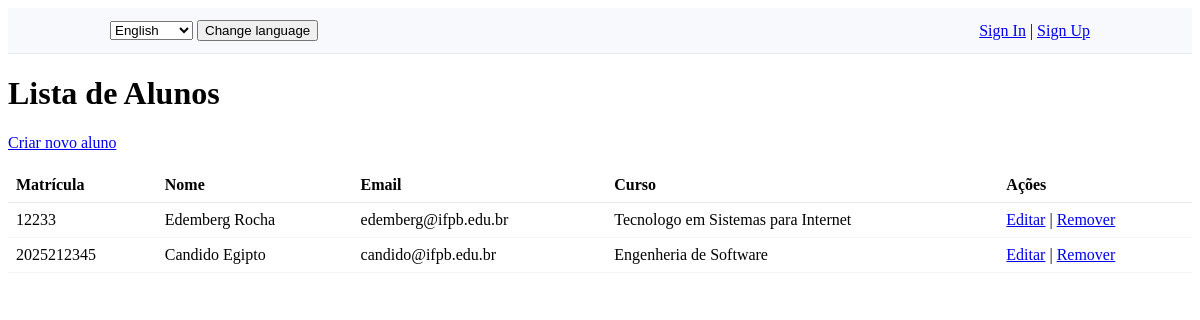
The app's page /edu/students/, older data.
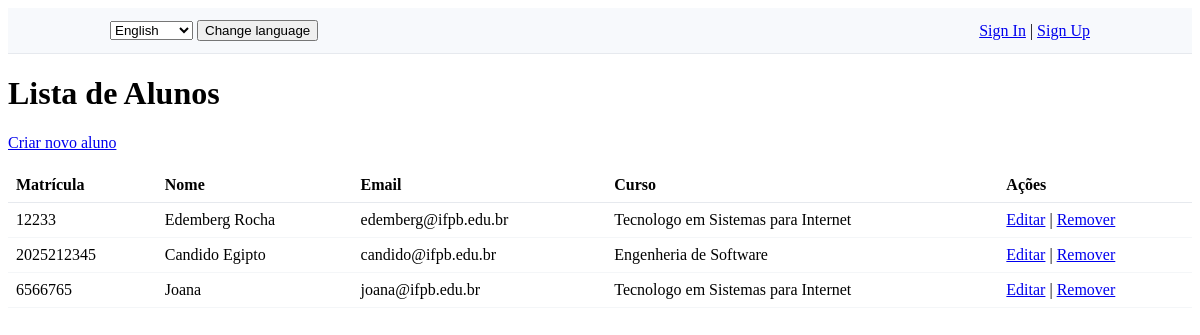
The same page, newer data.
### edu/models.py (models this page shows, shortened)
class Student(models.Model):
	matricula = models.CharField(max_length=30, primary_key=True)
	nome = models.CharField(max_length=150, null=False, blank=False, validators=[validate_not_whitespace])
	date_of_birth = models.DateField(null=False, blank=False)
	email = models.EmailField(unique=True, null=False, blank=False)
	curso = models.ForeignKey('Curso', on_delete=models.PROTECT, null=True, blank=True)

class Curso(models.Model):
	nome = models.CharField(max_length=100, null=False, blank=False)

### edu/views.py (the view)
# urls.py: path('students/', views.student_list, name='student_list'),
def student_list(request):
    from .models import Student
    students = Student.objects.select_related('curso').all()
    return render(request, 'edu/student_list.html', {'students': students})

### edu/templates/edu/student_list.html (shortened to what this page needs)
{% extends 'global/home.html' %}
{% block conteudo %}
  <div class="form-container">
    <h1>Lista de Alunos</h1>
    <p><a href="{% url 'edu:student_create' %}">Criar novo aluno</a></p>
    <table style="width:100%; border-collapse: collapse;">
      <thead>
        <tr>
          <th style="text-align:left; padding:8px; border-bottom:1px solid #e6e9ee;">Matrícula</th>
          <th style="text-align:left; padding:8px; border-bottom:1px solid #e6e9ee;">Nome</th>
          <th style="text-align:left; padding:8px; border-bottom:1px solid #e6e9ee;">Email</th>
          <th style="text-align:left; padding:8px; border-bottom:1px solid #e6e9ee;">Curso</th>
          <th style="text-align:left; padding:8px; border-bottom:1px solid #e6e9ee;">Ações</th>
        </tr>
      </thead>
      <tbody>
        {% for s in students %}
        <tr>
          <td style="padding:8px; border-bottom:1px solid #f4f6f8;">{{ s.matricula }}</td>
          <td style="padding:8px; border-bottom:1px solid #f4f6f8;">{{ s.nome }}</td>
          <td style="padding:8px; border-bottom:1px solid #f4f6f8;">{{ s.email }}</td>
          <td style="padding:8px; border-bottom:1px solid #f4f6f8;">{% if s.curso %}{{ s.curso.nome }}{% else %}&ndash;{% endif %}</td>
          <td style="padding:8px; border-bottom:1px solid #f4f6f8;">
            <a href="{% url 'edu:student_update' s.pk %}">Editar</a> |
            <a href="{% url 'edu:student_delete' s.pk %}">Remover</a>
          </td>
        </tr>
        {% empty %}
        <tr><td colspan="5">Nenhum aluno cadastrado.</td></tr>
        {% endfor %}
      </tbody>
    </table>
  </div>
{% endblock %}

### templates/global/home.html (shortened to what this page needs)
<!DOCTYPE html>
<html lang="pt-br">
{% load i18n %}
<head>
</head>
<body>
    <header style="background:#f7f9fc;padding:12px;border-bottom:1px solid #e6e9ee;">
        <div style="max-width:980px;margin:0 auto;display:flex;justify-content:space-between;align-items:center;">
            <div>
                <form action="{% url 'set_language' %}" method="post">
                    <select name="language">
                        <option value="en-us">English</option>
                    </select>
                    <button type="submit">Change language</button>
                </form>
            </div>
            <div>
                {% if request.user.is_authenticated %}
                    <nav style="display:inline-block;margin-right:12px;">
                        <a href="{% url 'edu:home' %}">Dashboard</a> |
                        <a href="{% url 'edu:list_courses' %}">{% translate 'Courses'%}</a> |
                        <a href="{% url 'edu:student_list' %}">{% translate 'Students'%}</a>
                        {% if perms.edu.add_curso %} | <a href="{% url 'edu:course_create' %}">{% translate "Register a course" %}</a>{% endif %}
                    </nav>
                    <span style="margin-right:8px;">{% translate "Hello" %}, {{ request.user.username }}</span>
                    <form method="post" action="{% url 'edu:logout' %}" style="display:inline;">
                        {% csrf_token %}
                        <button type="submit" style="background:none;border:none;color:#2563eb;cursor:pointer;padding:0">Logout</button>
                    </form>
                {% else %}
                    <a href="{% url 'edu:signin' %}">{% translate "Sign In" %}</a> |
                    <a href="{% url 'edu:signup' %}">{% translate "Sign Up" %}</a>
                {% endif %}
            </div>
        </div>
    </header>
    <main>
    {%block conteudo%}Body de Global{%endblock%}
    </main>
</body>
</html>

Row changes from the older to the newer data that the page shows:
added Student: matricula "6566765", nome "Joana", email "joana@ifpb.edu.br", curso.nome "Tecnologo em Sistemas para Internet"
